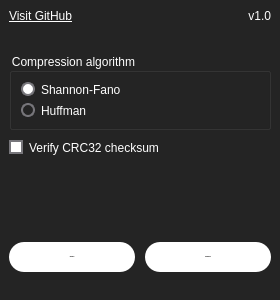
<?xml version="1.0" encoding="UTF-8"?>
<ui version="4.0">
 <class>MainWindow</class>
 <widget class="QMainWindow" name="MainWindow">
  <property name="geometry">
   <rect>
    <x>0</x>
    <y>0</y>
    <width>280</width>
    <height>300</height>
   </rect>
  </property>
  <property name="minimumSize">
   <size>
    <width>280</width>
    <height>300</height>
   </size>
  </property>
  <property name="maximumSize">
   <size>
    <width>280</width>
    <height>312</height>
   </size>
  </property>
  <property name="windowTitle">
   <string>SF Archiver</string>
  </property>
  <property name="windowIcon">
   <iconset>
    <normaloff>img/sf_icon.png</normaloff>img/sf_icon.png</iconset>
  </property>
  <property name="styleSheet">
   <string notr="true">QMainWindow {
	background-color: rgb(36, 36, 36);
}

QPushButton {
	background-color: white;
	color: black;
	height: 30px;
	border: none;
	border-radius: 15px;
	font: 700 15px &quot;Roboto&quot;;
}

QPushButton:!enabled {
	background-color: rgb(154, 153, 150);
	color: rgb(61, 56, 70);
}

QPushButton:hover {
	background-color: rgb(244, 243, 242);
}

QPushButton:pressed {
	background-color:rgb(222, 221, 218);
}

QCheckBox {
	color: white;
	font: 50 15px &quot;Roboto&quot;;
}

QCheckBox::indicator {
    width:                  10px;
    height:                 10px;
    border:                 2px solid rgb(119, 118, 123);
}

QCheckBox::indicator:checked {
    background-color: white;
}

QCheckBox::indicator:unchecked {
    background-color: none;
}

QRadioButton {
	color: white;
	font: 50 15px &quot;Roboto&quot;;
}

QRadioButton::indicator {
    width:                  10px;
    height:                 10px;
    border-radius:          7px;
    border:                 2px solid rgb(119, 118, 123);
}

QRadioButton::indicator:checked {
    background-color: white;
}

QRadioButton::indicator:unchecked {
    background-color:      none;
}

QGroupBox {
	color: white;
	font: 50 15px &quot;Roboto&quot;;
}

QLabel {
	color: white;
	font: 50 15px &quot;Roboto&quot;;
}

QStatusBar{
	color: white;
	font: 15px &quot;Roboto&quot;;
}</string>
  </property>
  <widget class="QWidget" name="centralwidget">
   <layout class="QVBoxLayout" name="verticalLayout">
    <property name="spacing">
     <number>10</number>
    </property>
    <item>
     <layout class="QVBoxLayout" name="verticalLayout_4">
      <property name="spacing">
       <number>6</number>
      </property>
      <item>
       <layout class="QHBoxLayout" name="horizontalLayout_4">
        <item>
         <widget class="QLabel" name="label_2">
          <property name="text">
           <string>&lt;a href=&quot;https://github.com/Yarosvet/sf_archiver&quot; style=&quot;color: white&quot;&gt;Visit GitHub&lt;/a&gt;</string>
          </property>
          <property name="alignment">
           <set>Qt::AlignLeading|Qt::AlignLeft|Qt::AlignVCenter</set>
          </property>
          <property name="openExternalLinks">
           <bool>true</bool>
          </property>
          <property name="textInteractionFlags">
           <set>Qt::TextBrowserInteraction</set>
          </property>
         </widget>
        </item>
        <item>
         <widget class="QLabel" name="version_label">
          <property name="text">
           <string>v1.0</string>
          </property>
          <property name="alignment">
           <set>Qt::AlignRight|Qt::AlignTrailing|Qt::AlignVCenter</set>
          </property>
         </widget>
        </item>
       </layout>
      </item>
      <item>
       <widget class="QLabel" name="label">
        <property name="text">
         <string/>
        </property>
        <property name="pixmap">
         <pixmap>img/sf_logo.png</pixmap>
        </property>
        <property name="scaledContents">
         <bool>false</bool>
        </property>
        <property name="alignment">
         <set>Qt::AlignRight|Qt::AlignTrailing|Qt::AlignVCenter</set>
        </property>
       </widget>
      </item>
     </layout>
    </item>
    <item>
     <layout class="QVBoxLayout" name="verticalLayout_2">
      <item>
       <widget class="QGroupBox" name="groupBox">
        <property name="title">
         <string>Compression algorithm</string>
        </property>
        <layout class="QVBoxLayout" name="verticalLayout_3">
         <item>
          <widget class="QRadioButton" name="fano_radio">
           <property name="cursor">
            <cursorShape>PointingHandCursor</cursorShape>
           </property>
           <property name="text">
            <string>Shannon-Fano</string>
           </property>
           <property name="checked">
            <bool>true</bool>
           </property>
          </widget>
         </item>
         <item>
          <widget class="QRadioButton" name="huffman_radio">
           <property name="cursor">
            <cursorShape>PointingHandCursor</cursorShape>
           </property>
           <property name="text">
            <string>Huffman</string>
           </property>
          </widget>
         </item>
        </layout>
       </widget>
      </item>
     </layout>
    </item>
    <item>
     <layout class="QHBoxLayout" name="horizontalLayout_2">
      <item>
       <widget class="QCheckBox" name="verify_checkbox">
        <property name="cursor">
         <cursorShape>PointingHandCursor</cursorShape>
        </property>
        <property name="text">
         <string>Verify CRC32 checksum</string>
        </property>
        <property name="checked">
         <bool>true</bool>
        </property>
       </widget>
      </item>
     </layout>
    </item>
    <item>
     <spacer name="verticalSpacer">
      <property name="orientation">
       <enum>Qt::Vertical</enum>
      </property>
      <property name="sizeHint" stdset="0">
       <size>
        <width>20</width>
        <height>40</height>
       </size>
      </property>
     </spacer>
    </item>
    <item>
     <layout class="QHBoxLayout" name="horizontalLayout_3">
      <item>
       <widget class="QPushButton" name="compress_button">
        <property name="font">
         <font>
          <family>Roboto</family>
          <pointsize>-1</pointsize>
          <italic>false</italic>
          <bold>true</bold>
         </font>
        </property>
        <property name="cursor">
         <cursorShape>PointingHandCursor</cursorShape>
        </property>
        <property name="text">
         <string>Compress</string>
        </property>
       </widget>
      </item>
      <item>
       <widget class="QPushButton" name="decompress_button">
        <property name="font">
         <font>
          <family>Roboto</family>
          <pointsize>-1</pointsize>
          <italic>false</italic>
          <bold>true</bold>
         </font>
        </property>
        <property name="cursor">
         <cursorShape>PointingHandCursor</cursorShape>
        </property>
        <property name="text">
         <string>Decompress</string>
        </property>
       </widget>
      </item>
     </layout>
    </item>
   </layout>
  </widget>
  <widget class="QStatusBar" name="statusbar">
   <property name="layoutDirection">
    <enum>Qt::RightToLeft</enum>
   </property>
   <property name="sizeGripEnabled">
    <bool>false</bool>
   </property>
  </widget>
 </widget>
 <resources/>
 <connections/>
</ui>
